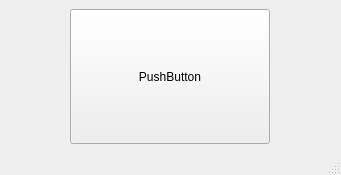
<?xml version="1.0" encoding="UTF-8"?>
<ui version="4.0">
 <class>MainWindow</class>
 <widget class="QMainWindow" name="MainWindow">
  <property name="geometry">
   <rect>
    <x>0</x>
    <y>0</y>
    <width>341</width>
    <height>175</height>
   </rect>
  </property>
  <property name="windowTitle">
   <string>MainWindow</string>
  </property>
  <widget class="QWidget" name="centralwidget">
   <layout class="QGridLayout" name="gridLayout">
    <item row="0" column="0">
     <widget class="QPushButton" name="pushButton">
      <property name="minimumSize">
       <size>
        <width>100</width>
        <height>100</height>
       </size>
      </property>
      <property name="maximumSize">
       <size>
        <width>200</width>
        <height>200</height>
       </size>
      </property>
      <property name="text">
       <string>PushButton</string>
      </property>
     </widget>
    </item>
   </layout>
  </widget>
  <widget class="QMenuBar" name="menubar">
   <property name="geometry">
    <rect>
     <x>0</x>
     <y>0</y>
     <width>341</width>
     <height>21</height>
    </rect>
   </property>
  </widget>
  <widget class="QStatusBar" name="statusbar"/>
 </widget>
 <resources/>
 <connections/>
</ui>
